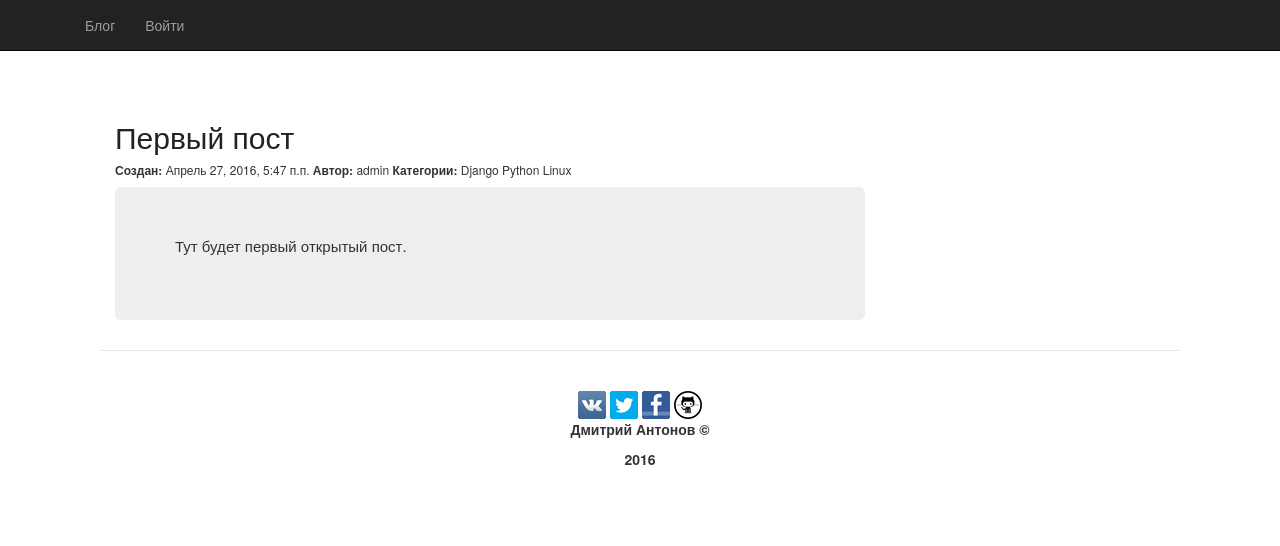
The app's page /1/, older data.
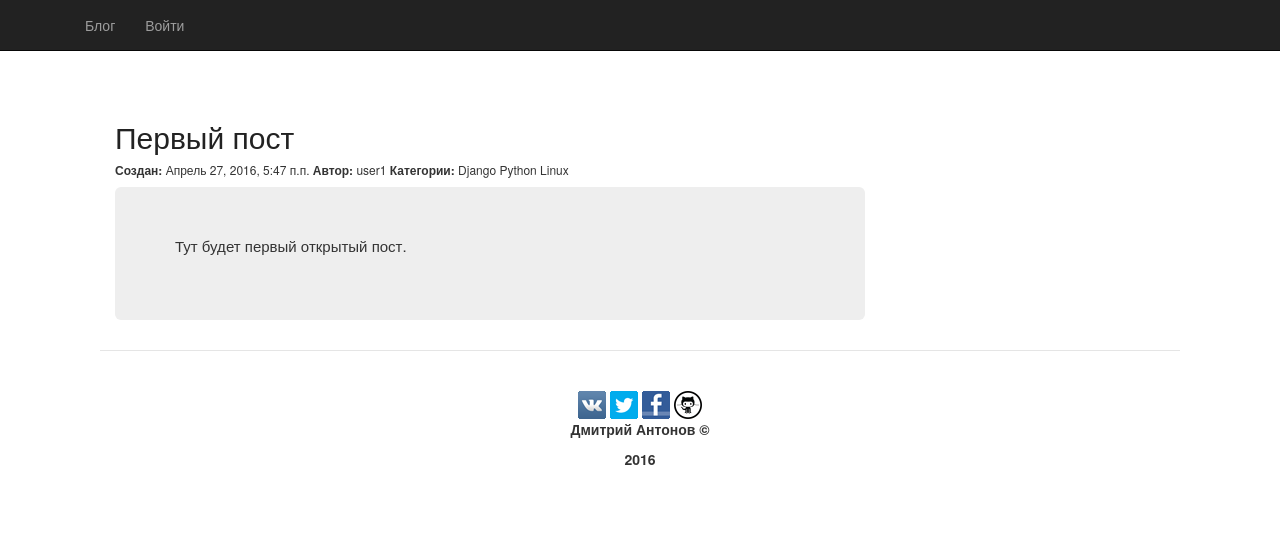
The same page, newer data.
### blog/models.py (models this page shows, shortened)
class Article(models.Model):
    article_title = models.CharField(max_length=100)
    article_text = models.TextField()
    article_date_create = models.DateTimeField(default=timezone.now)
    article_date_modify = models.DateTimeField(default=timezone.now)
    article_access = models.BooleanField(default=True)
    article_autor = models.OneToOneField(User)
    article_tag = models.ManyToManyField(Tags)

### blog/views.py (the view)
# urls.py: url(r'^(?P<pk>[0-9]+)/$', views.FullView.as_view(), name='full'),
class FullView(generic.DetailView):
    template_name = 'blog/full.html'
    model = Article
    context_object_name = 'fullpost_blog'

### blog/models.py (called while the page is built)
    def __str__(self):
        return self.tags_name

### blog/templates/blog/full.html
{% extends "blog/home.html" %}
{% block post %}
    {% if fullpost_blog %}
        <div class="container blog-post">
            <div class="row">
                <div class="col-lg-8 col-md-8">
                    <div>
                        <h2 class="article-title">
                            <a class="article-title"> {{ fullpost_blog.article_title }} </a>
                        </h2>
                    </div>
                    <h6>
                        {% if fullpost_blog.article_date_create == fullpost_blog.article_date_modify %}
                            <b>Создан:</b> {{ fullpost_blog.article_date_create }}
                        {% else %}
                            <b>Создан:</b> {{ fullpost_blog.article_date_create }}
                            <b>Последнее изменение:</b> {{ fullpost_blog.article_date_modify }}
                        {% endif %}
                        <b>Автор:</b> {{ fullpost_blog.article_autor }}
                        <b>Категории:</b>
                        {% for tag in fullpost_blog.article_tag.all %}
                            {{ tag }}
                        {% endfor %}
                    </h6>
                    <div class="jumbotron">
                        <p class="text-justify">
                            {{ fullpost_blog.article_text }}
                        </p>
                    </div>
                </div>
            </div>
        </div>
    {% endif %}
{% endblock post %}

Row changes from the older to the newer data that the page shows:
changed Article "Первый пост": article_autor "admin" → "user1"
